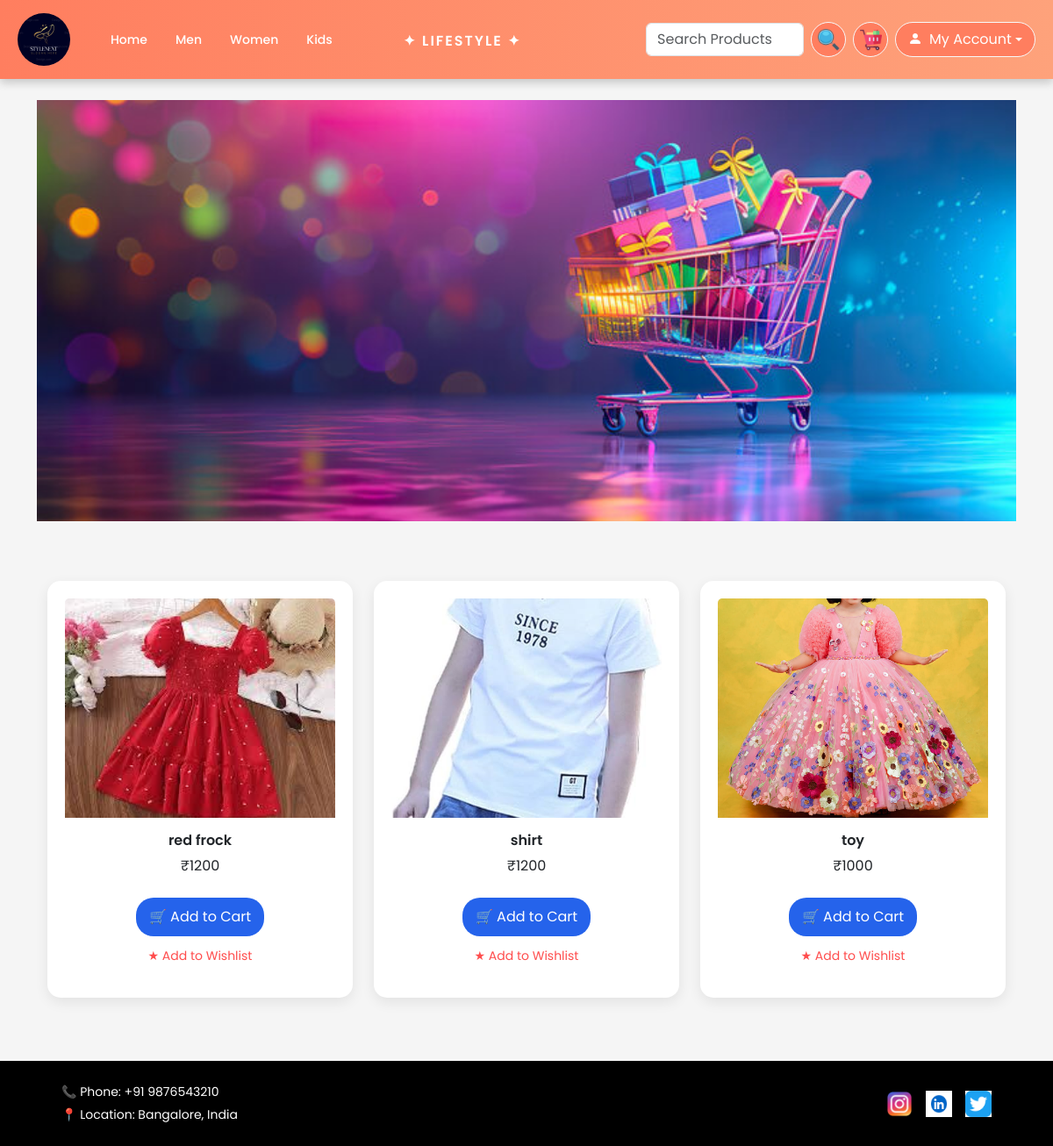
The page /kids/ on the database its author committed.
### flouristapp/models.py (models this page shows, shortened)
class Kids(models.Model):
    name = models.CharField(max_length=100)
    image = models.ImageField(upload_to='kids/')
    price = models.IntegerField()

### flouristapp/views.py (the view)
# urls.py: path('kids/', views.kids, name='kids'),
def kids(request):
    post = Kids.objects.all().order_by('-id')
    return render(request, "kids.html", {'post': post})

### flouristapp/Templates/kids.html (shortened to what this page needs)
{% extends 'base.html' %}
{% load static %}
{% block content %}
<div class="container-fluid p-0">
    <div class="banner">
<div class="container-fluid p-0">
    <div class="banner" style="width:100%; height:60vh;">
        <img src="/media/banner.jpg"
             alt="Banner"
             class="img-fluid"
             style="width:100%; height:100%; object-fit:cover; display:block;">
    </div>
</div>
    </div>
</div>
<div class="container mt-5">
    <div class="row">
        {% for i in post %}
        <div class="col-md-4 mb-4">
            <div class="card">
                <img src="{{ i.image.url }}"
                     class="card-img-top"
                     height="250">
                <div class="card-body text-center">
                    <h5>{{ i.name }}</h5>
                    <p>₹{{ i.price }}</p>
                   <a href="{% url 'add_to_cart' 'Kids' i.id %}" class="btn btn-primary mt-2">
                    🛒 Add to Cart
                </a>
                    <div class="wishlist-bottom">
                        <a href="{% url 'add_to_wishlist' i.id 'kids' %}" class="wishlist-text">
                            ★ Add to Wishlist
                        </a>
                    </div>
                </div>
            </div>
        </div>
        {% endfor %}
    </div>
</div>
{% endblock %}

### flouristapp/static/css/style.css (style rules this page uses)
body { margin:0; padding:0; overflow-x:hidden; font-family:'Poppins',sans-serif; background:#f5f5f5; }
.container-fluid { padding:0 !important; }
.banner img { width:100%; height:60vh; object-fit:cover; display:block; }
.card { margin-top: 20px; border: none; border-radius: 12px; overflow: hidden; box-shadow: 0 4px 10px rgba(0,0,0,0.1); transition: 0.3s; position: relative; }
.card img { height: 250px; object-fit: cover; }
.card h6, .card h5 { font-size: 16px; font-weight: 600; }
.card .btn { border-radius: 20px; }
.wishlist-bottom { margin-top: 10px; }
.wishlist-text { font-size: 14px; color: #ff4d4d; text-decoration: none; }
.card { background: white; border-radius: 15px; padding: 20px; box-shadow: 0 5px 15px rgba(0,0,0,0.08); }
.btn { display: inline-block; padding: 10px 15px; background: #ff7e5f; color: white; border-radius: 8px; text-decoration: none; text-align: center; }
.btn-primary { background: #2563eb; color: white; border: none; }

### rows shown on the page
Kids: image (picture), name "red frock", price "1200"
Kids: image (picture), name "shirt", price "1200"
Kids: image (picture), name "toy", price "1000"
